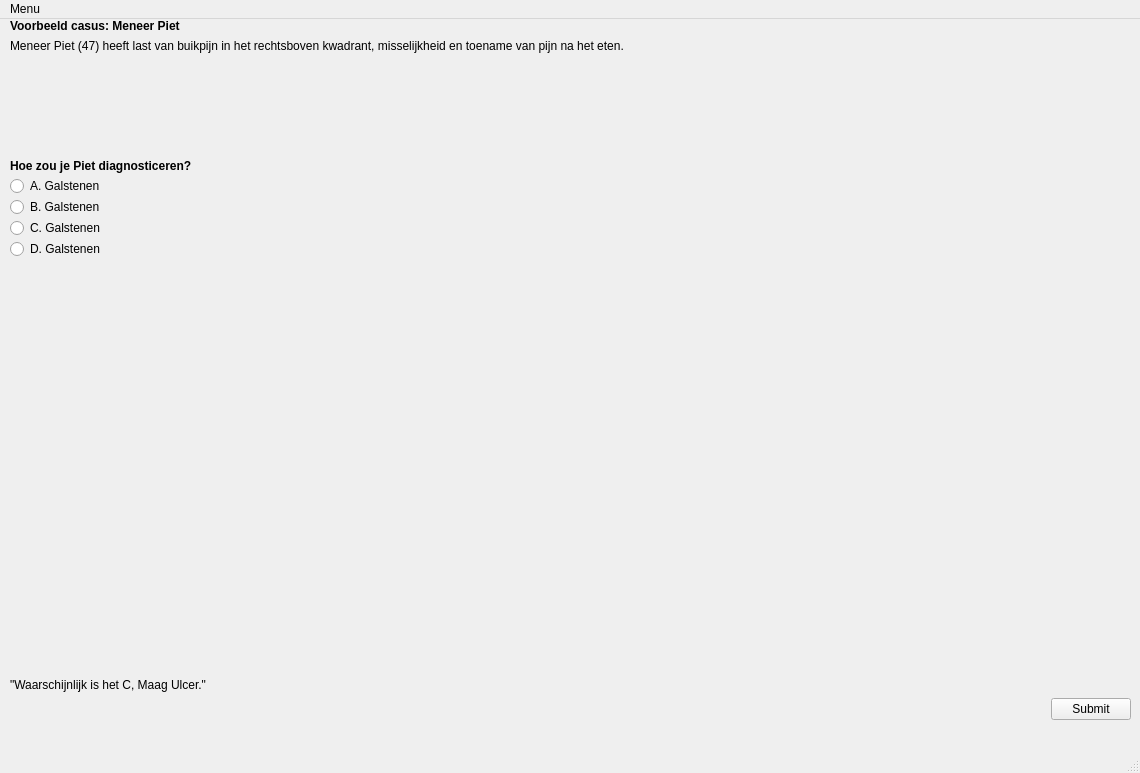
<?xml version="1.0" encoding="UTF-8"?>
<ui version="4.0">
 <class>MainWindow</class>
 <widget class="QMainWindow" name="MainWindow">
  <property name="geometry">
   <rect>
    <x>0</x>
    <y>0</y>
    <width>1140</width>
    <height>773</height>
   </rect>
  </property>
  <property name="windowTitle">
   <string>MainWindow</string>
  </property>
  <widget class="QWidget" name="centralwidget">
   <widget class="QWidget" name="verticalLayoutWidget">
    <property name="geometry">
     <rect>
      <x>10</x>
      <y>0</y>
      <width>1121</width>
      <height>721</height>
     </rect>
    </property>
    <layout class="QVBoxLayout" name="verticalLayout">
     <property name="sizeConstraint">
      <enum>QLayout::SetMinAndMaxSize</enum>
     </property>
     <item>
      <layout class="QVBoxLayout" name="verticalLayout_6">
       <item>
        <widget class="QLabel" name="label_titel">
         <property name="font">
          <font>
           <weight>75</weight>
           <bold>true</bold>
          </font>
         </property>
         <property name="text">
          <string>Voorbeeld casus: Meneer Piet</string>
         </property>
         <property name="textFormat">
          <enum>Qt::RichText</enum>
         </property>
         <property name="wordWrap">
          <bool>false</bool>
         </property>
        </widget>
       </item>
       <item>
        <widget class="QLabel" name="label_casus_1">
         <property name="text">
          <string>Meneer Piet (47) heeft last van buikpijn in het rechtsboven kwadrant, misselijkheid en toename van pijn na het eten.</string>
         </property>
         <property name="textFormat">
          <enum>Qt::RichText</enum>
         </property>
         <property name="wordWrap">
          <bool>true</bool>
         </property>
        </widget>
       </item>
       <item>
        <widget class="QLabel" name="label_casus_2">
         <property name="text">
          <string/>
         </property>
         <property name="textFormat">
          <enum>Qt::RichText</enum>
         </property>
         <property name="wordWrap">
          <bool>true</bool>
         </property>
        </widget>
       </item>
       <item>
        <widget class="QLabel" name="label_casus_3">
         <property name="text">
          <string/>
         </property>
         <property name="textFormat">
          <enum>Qt::RichText</enum>
         </property>
         <property name="wordWrap">
          <bool>true</bool>
         </property>
        </widget>
       </item>
       <item>
        <widget class="QLabel" name="label_casus_4">
         <property name="text">
          <string/>
         </property>
         <property name="textFormat">
          <enum>Qt::RichText</enum>
         </property>
         <property name="wordWrap">
          <bool>true</bool>
         </property>
        </widget>
       </item>
      </layout>
     </item>
     <item>
      <layout class="QVBoxLayout" name="verticalLayout_4">
       <item>
        <spacer name="verticalSpacer">
         <property name="orientation">
          <enum>Qt::Vertical</enum>
         </property>
         <property name="sizeType">
          <enum>QSizePolicy::Minimum</enum>
         </property>
         <property name="sizeHint" stdset="0">
          <size>
           <width>20</width>
           <height>40</height>
          </size>
         </property>
        </spacer>
       </item>
       <item>
        <widget class="QLabel" name="label_2">
         <property name="font">
          <font>
           <weight>75</weight>
           <bold>true</bold>
          </font>
         </property>
         <property name="text">
          <string>Hoe zou je Piet diagnosticeren?</string>
         </property>
         <property name="textFormat">
          <enum>Qt::RichText</enum>
         </property>
         <property name="wordWrap">
          <bool>true</bool>
         </property>
        </widget>
       </item>
      </layout>
     </item>
     <item>
      <layout class="QHBoxLayout" name="horizontalLayout">
       <item>
        <layout class="QVBoxLayout" name="verticalLayout_17">
         <item>
          <widget class="QRadioButton" name="radioButton_a">
           <property name="sizePolicy">
            <sizepolicy hsizetype="Fixed" vsizetype="Fixed">
             <horstretch>0</horstretch>
             <verstretch>0</verstretch>
            </sizepolicy>
           </property>
           <property name="text">
            <string/>
           </property>
          </widget>
         </item>
         <item>
          <widget class="QRadioButton" name="radioButton_b">
           <property name="sizePolicy">
            <sizepolicy hsizetype="Fixed" vsizetype="Fixed">
             <horstretch>0</horstretch>
             <verstretch>0</verstretch>
            </sizepolicy>
           </property>
           <property name="text">
            <string/>
           </property>
          </widget>
         </item>
         <item>
          <widget class="QRadioButton" name="radioButton_c">
           <property name="sizePolicy">
            <sizepolicy hsizetype="Fixed" vsizetype="Fixed">
             <horstretch>0</horstretch>
             <verstretch>0</verstretch>
            </sizepolicy>
           </property>
           <property name="text">
            <string/>
           </property>
          </widget>
         </item>
         <item>
          <widget class="QRadioButton" name="radioButton_d">
           <property name="sizePolicy">
            <sizepolicy hsizetype="Fixed" vsizetype="Fixed">
             <horstretch>0</horstretch>
             <verstretch>0</verstretch>
            </sizepolicy>
           </property>
           <property name="text">
            <string/>
           </property>
          </widget>
         </item>
        </layout>
       </item>
       <item>
        <layout class="QVBoxLayout" name="verticalLayout_22">
         <item>
          <widget class="QLabel" name="label_a">
           <property name="sizePolicy">
            <sizepolicy hsizetype="MinimumExpanding" vsizetype="Preferred">
             <horstretch>0</horstretch>
             <verstretch>0</verstretch>
            </sizepolicy>
           </property>
           <property name="text">
            <string>A. Galstenen</string>
           </property>
           <property name="textFormat">
            <enum>Qt::RichText</enum>
           </property>
           <property name="wordWrap">
            <bool>true</bool>
           </property>
          </widget>
         </item>
         <item>
          <widget class="QLabel" name="label_b">
           <property name="sizePolicy">
            <sizepolicy hsizetype="MinimumExpanding" vsizetype="Preferred">
             <horstretch>0</horstretch>
             <verstretch>0</verstretch>
            </sizepolicy>
           </property>
           <property name="text">
            <string>B. Galstenen</string>
           </property>
           <property name="textFormat">
            <enum>Qt::RichText</enum>
           </property>
           <property name="wordWrap">
            <bool>true</bool>
           </property>
          </widget>
         </item>
         <item>
          <widget class="QLabel" name="label_c">
           <property name="sizePolicy">
            <sizepolicy hsizetype="MinimumExpanding" vsizetype="Preferred">
             <horstretch>0</horstretch>
             <verstretch>0</verstretch>
            </sizepolicy>
           </property>
           <property name="text">
            <string>C. Galstenen</string>
           </property>
           <property name="textFormat">
            <enum>Qt::RichText</enum>
           </property>
           <property name="wordWrap">
            <bool>true</bool>
           </property>
          </widget>
         </item>
         <item>
          <widget class="QLabel" name="label_d">
           <property name="sizePolicy">
            <sizepolicy hsizetype="MinimumExpanding" vsizetype="Preferred">
             <horstretch>0</horstretch>
             <verstretch>0</verstretch>
            </sizepolicy>
           </property>
           <property name="text">
            <string>D. Galstenen</string>
           </property>
           <property name="textFormat">
            <enum>Qt::RichText</enum>
           </property>
           <property name="wordWrap">
            <bool>true</bool>
           </property>
          </widget>
         </item>
        </layout>
       </item>
      </layout>
     </item>
     <item>
      <layout class="QVBoxLayout" name="verticalLayout_5">
       <item>
        <spacer name="verticalSpacer_5">
         <property name="orientation">
          <enum>Qt::Vertical</enum>
         </property>
         <property name="sizeType">
          <enum>QSizePolicy::MinimumExpanding</enum>
         </property>
         <property name="sizeHint" stdset="0">
          <size>
           <width>20</width>
           <height>40</height>
          </size>
         </property>
        </spacer>
       </item>
       <item>
        <widget class="QLabel" name="label_4">
         <property name="font">
          <font>
           <weight>50</weight>
           <bold>false</bold>
          </font>
         </property>
         <property name="text">
          <string>&quot;Waarschijnlijk is het C, Maag Ulcer.&quot;</string>
         </property>
         <property name="textFormat">
          <enum>Qt::RichText</enum>
         </property>
         <property name="wordWrap">
          <bool>true</bool>
         </property>
        </widget>
       </item>
      </layout>
     </item>
     <item>
      <layout class="QHBoxLayout" name="horizontalLayout_2">
       <item>
        <spacer name="horizontalSpacer">
         <property name="orientation">
          <enum>Qt::Horizontal</enum>
         </property>
         <property name="sizeType">
          <enum>QSizePolicy::MinimumExpanding</enum>
         </property>
         <property name="sizeHint" stdset="0">
          <size>
           <width>40</width>
           <height>20</height>
          </size>
         </property>
        </spacer>
       </item>
       <item>
        <widget class="QPushButton" name="pushButton">
         <property name="text">
          <string>Submit</string>
         </property>
        </widget>
       </item>
      </layout>
     </item>
     <item>
      <spacer name="horizontalSpacer_6">
       <property name="orientation">
        <enum>Qt::Horizontal</enum>
       </property>
       <property name="sizeHint" stdset="0">
        <size>
         <width>40</width>
         <height>20</height>
        </size>
       </property>
      </spacer>
     </item>
    </layout>
   </widget>
  </widget>
  <widget class="QMenuBar" name="menubar">
   <property name="geometry">
    <rect>
     <x>0</x>
     <y>0</y>
     <width>1140</width>
     <height>18</height>
    </rect>
   </property>
   <widget class="QMenu" name="menuMenu">
    <property name="title">
     <string>Menu</string>
    </property>
   </widget>
   <addaction name="menuMenu"/>
  </widget>
  <widget class="QStatusBar" name="statusbar"/>
 </widget>
 <resources/>
 <connections/>
</ui>
